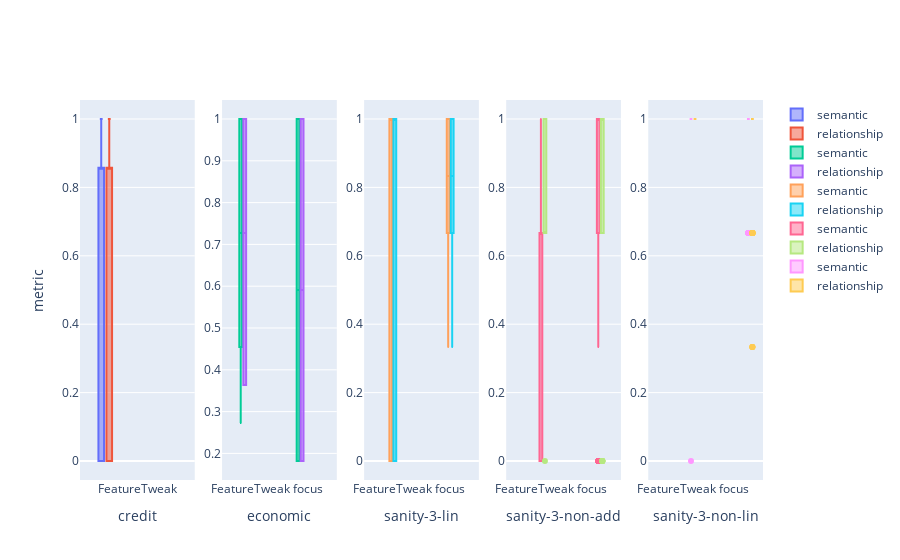

This figure's notebook cell:
### Markdown cell above
# Splitted Up According to Model

### Code cell
'''Only Forest Data'''
from plotly.subplots import make_subplots
import plotly.graph_objects as go
import plotly.graph_objects as go
import numpy as np
np.random.seed(1)
data= df[df['model']=='forest']
i=1
fig = make_subplots(rows=1, cols=len(np.unique(data['dataset'])))#fig = go.Figure()
for a in np.unique(data['dataset']):
    d= data[data['dataset']==a].sort_values('CF')
    fig.add_trace(go.Box(x=d["CF"], y=d["semantic"], name='semantic'),row=1, col=i )
    fig.add_trace(go.Box(x=d["CF"], y=d["correct_relationships"],name='relationship'),row=1, col=i )
    fig.update_xaxes(title_text=f"{a}", row=1, col=i)
    i=i+1
   

fig.update_layout(
    yaxis_title='metric',
    boxmode='group' # group together boxes of the different traces for each value of x
)

fig.show()

### Figure 1 — Plotly figure (JSON) as saved in the notebook; plotly's stock layout.template omitted (floating-point values rounded to 4 significant figures; data arrays with more than 128 entries replaced by an {"elided": "..."} marker saying what was removed)
{"data": [{"name": "semantic", "type": "box", "x": ["FeatureTweak", "FeatureTweak", "FeatureTweak", "FeatureTweak", "FeatureTweak", "FeatureTweak", "FeatureTweak", "FeatureTweak", "FeatureTweak", "FeatureTweak", "FeatureTweak", "FeatureTweak", "FeatureTweak", "FeatureTweak", "FeatureTweak", "FeatureTweak", "FeatureTweak", "FeatureTweak", "FeatureTweak", "FeatureTweak", "FeatureTweak", "FeatureTweak", "FeatureTweak", "FeatureTweak", "FeatureTweak", "FeatureTweak", "FeatureTweak", "FeatureTweak", "FeatureTweak", "FeatureTweak", "FeatureTweak", "FeatureTweak", "FeatureTweak"], "xaxis": "x", "y": [1, 0.8571, 0.8571, 0.8571, 0.8571, 0.8571, 0.8571, 0.8571, 0.8571, 0.8571, 0.8571, 0.8571, 0.8571, 0.8571, 0.8571, 0.8571, 0, 0, 1, 0, 0, 0, 0, 1, 1, 0, 0, 0, 1, 1, 0, 1, 0.8571], "yaxis": "y"}, {"name": "relationship", "type": "box", "x": ["FeatureTweak", "FeatureTweak", "FeatureTweak", "FeatureTweak", "FeatureTweak", "FeatureTweak", "FeatureTweak", "FeatureTweak", "FeatureTweak", "FeatureTweak", "FeatureTweak", "FeatureTweak", "FeatureTweak", "FeatureTweak", "FeatureTweak", "FeatureTweak", "FeatureTweak", "FeatureTweak", "FeatureTweak", "FeatureTweak", "FeatureTweak", "FeatureTweak", "FeatureTweak", "FeatureTweak", "FeatureTweak", "FeatureTweak", "FeatureTweak", "FeatureTweak", "FeatureTweak", "FeatureTweak", "FeatureTweak", "FeatureTweak", "FeatureTweak"], "xaxis": "x", "y": [1, 0.8571, 0.8571, 0.8571, 0.8571, 0.8571, 0.8571, 0.8571, 0.8571, 0.8571, 0.8571, 0.8571, 0.8571, 0.8571, 0.8571, 0.8571, 0.8571, 0, 1, 0, 0, 0, 1, 0, 0, 1, 1, 0, 0, 1, 1, 0, 0.8571], "yaxis": "y"}, {"name": "semantic", "type": "box", "x": ["FeatureTweak", "FeatureTweak", "FeatureTweak", "FeatureTweak", "FeatureTweak", "FeatureTweak", "FeatureTweak", "FeatureTweak", "FeatureTweak", "FeatureTweak", "FeatureTweak", "FeatureTweak", "FeatureTweak", "FeatureTweak", "FeatureTweak", "FeatureTweak", "FeatureTweak", "FeatureTweak", "FeatureTweak", "FeatureTweak", "FeatureTweak", "FeatureTweak", "FeatureTweak", "FeatureTweak", "FeatureTweak", "FeatureTweak", "FeatureTweak", "FeatureTweak", "FeatureTweak", "FeatureTweak", "FeatureTweak", "FeatureTweak", "focus", "focus"], "xaxis": "x2", "y": [1, 0.4545, 0.3636, 0.4545, 0.4545, 0.4545, 0.4545, 0.3636, 0.2727, 0.4545, 0.4545, 0.3636, 0.4545, 0.4545, 0.4545, 0.3636, 0.4545, 1, 1, 1, 1, 1, 1, 1, 1, 1, 1, 1, 1, 1, 1, 1, 1, 0.1818], "yaxis": "y2"}, {"name": "relationship", "type": "box", "x": ["FeatureTweak", "FeatureTweak", "FeatureTweak", "FeatureTweak", "FeatureTweak", "FeatureTweak", "FeatureTweak", "FeatureTweak", "FeatureTweak", "FeatureTweak", "FeatureTweak", "FeatureTweak", "FeatureTweak", "FeatureTweak", "FeatureTweak", "FeatureTweak", "FeatureTweak", "FeatureTweak", "FeatureTweak", "FeatureTweak", "FeatureTweak", "FeatureTweak", "FeatureTweak", "FeatureTweak", "FeatureTweak", "FeatureTweak", "FeatureTweak", "FeatureTweak", "FeatureTweak", "FeatureTweak", "FeatureTweak", "FeatureTweak", "focus", "focus"], "xaxis": "x2", "y": [1, 0.3636, 0.3636, 0.3636, 0.3636, 0.4545, 0.3636, 0.4545, 0.3636, 0.4545, 0.4545, 0.4545, 0.3636, 0.4545, 0.4545, 0.3636, 0.3636, 1, 1, 1, 1, 1, 1, 1, 1, 1, 1, 1, 1, 1, 1, 1, 1, 0.1818], "yaxis": "y2"}, {"name": "semantic", "type": "box", "x": {"elided": "159 str values"}, "xaxis": "x3", "y": {"elided": "159 float values"}, "yaxis": "y3"}, {"name": "relationship", "type": "box", "x": {"elided": "159 str values"}, "xaxis": "x3", "y": {"elided": "159 float values"}, "yaxis": "y3"}, {"name": "semantic", "type": "box", "x": ["FeatureTweak", "FeatureTweak", "FeatureTweak", "FeatureTweak", "FeatureTweak", "FeatureTweak", "FeatureTweak", "FeatureTweak", "FeatureTweak", "FeatureTweak", "FeatureTweak", "FeatureTweak", "focus", "focus", "focus", "focus", "focus", "focus", "focus", "focus", "focus", "focus", "focus", "focus", "focus", "focus", "focus", "focus", "focus", "focus", "focus", "focus", "focus", "focus", "focus", "focus", "focus", "focus", "focus", "focus", "focus", "focus", "focus", "focus", "focus", "focus", "focus", "focus", "focus", "focus", "focus", "focus", "focus", "focus", "focus", "focus", "focus", "focus", "focus", "focus", "focus", "focus", "focus", "focus", "focus", "focus", "focus", "focus", "focus", "focus", "focus", "focus", "focus", "focus", "focus", "focus", "focus", "focus", "focus", "focus", "focus", "focus", "focus", "focus", "focus", "focus", "focus", "focus", "focus", "focus", "focus", "focus", "focus", "focus", "focus", "focus", "focus", "focus", "focus", "focus", "focus", "focus", "focus", "focus", "focus", "focus", "focus", "focus", "focus", "focus", "focus", "focus"], "xaxis": "x4", "y": [0, 0.6667, 0.6667, 0.6667, 0.6667, 0.6667, 0.6667, 0, 0, 0, 1, 1, 1, 1, 0.6667, 1, 0.6667, 0.6667, 0.6667, 0.6667, 0.6667, 1, 1, 0.6667, 0.3333, 0.6667, 0.6667, 0.6667, 1, 0.6667, 0.6667, 0.6667, 0.6667, 1, 0.6667, 0.6667, 0.6667, 1, 1, 0.6667, 0.6667, 0.6667, 0.6667, 0.6667, 1, 0.6667, 1, 0.6667, 0.6667, 0.6667, 1, 0.6667, 1, 1, 1, 1, 0.6667, 0.6667, 0.6667, 0.6667, 1, 1, 0, 1, 0, 1, 1, 1, 1, 1, 0, 1, 1, 1, 1, 1, 1, 0, 1, 1, 1, 1, 1, 0, 1, 1, 1, 1, 0, 1, 1, 0.6667, 1, 1, 1, 1, 1, 1, 1, 1, 0, 1, 0, 1, 1, 1, 1, 1, 1, 1, 1, 0.6667], "yaxis": "y4"}, {"name": "relationship", "type": "box", "x": ["FeatureTweak", "FeatureTweak", "FeatureTweak", "FeatureTweak", "FeatureTweak", "FeatureTweak", "FeatureTweak", "FeatureTweak", "FeatureTweak", "FeatureTweak", "FeatureTweak", "FeatureTweak", "focus", "focus", "focus", "focus", "focus", "focus", "focus", "focus", "focus", "focus", "focus", "focus", "focus", "focus", "focus", "focus", "focus", "focus", "focus", "focus", "focus", "focus", "focus", "focus", "focus", "focus", "focus", "focus", "focus", "focus", "focus", "focus", "focus", "focus", "focus", "focus", "focus", "focus", "focus", "focus", "focus", "focus", "focus", "focus", "focus", "focus", "focus", "focus", "focus", "focus", "focus", "focus", "focus", "focus", "focus", "focus", "focus", "focus", "focus", "focus", "focus", "focus", "focus", "focus", "focus", "focus", "focus", "focus", "focus", "focus", "focus", "focus", "focus", "focus", "focus", "focus", "focus", "focus", "focus", "focus", "focus", "focus", "focus", "focus", "focus", "focus", "focus", "focus", "focus", "focus", "focus", "focus", "focus", "focus", "focus", "focus", "focus", "focus", "focus", "focus"], "xaxis": "x4", "y": [1, 0.6667, 0.6667, 0.6667, 0.6667, 0.6667, 0.6667, 0, 1, 1, 1, 1, 1, 1, 0.6667, 0.6667, 1, 0.6667, 0.6667, 1, 0.6667, 0.6667, 1, 1, 0.6667, 0.6667, 0.6667, 0.6667, 1, 1, 0.6667, 0.6667, 0.6667, 1, 1, 0.6667, 0.6667, 0.6667, 1, 0.6667, 1, 0.6667, 0.6667, 1, 0.6667, 0.6667, 0.6667, 1, 0.6667, 0.6667, 0.6667, 0.6667, 0.6667, 0.6667, 1, 1, 0.6667, 0.6667, 1, 0.6667, 1, 1, 1, 1, 1, 0, 1, 1, 1, 1, 1, 1, 0, 0, 1, 1, 1, 0, 1, 0, 1, 1, 1, 1, 1, 1, 1, 1, 1, 1, 1, 0.6667, 1, 1, 1, 1, 1, 1, 1, 1, 1, 1, 1, 1, 0, 1, 1, 1, 0, 1, 1, 1], "yaxis": "y4"}, {"name": "semantic", "type": "box", "x": ["FeatureTweak", "FeatureTweak", "FeatureTweak", "FeatureTweak", "FeatureTweak", "FeatureTweak", "FeatureTweak", "FeatureTweak", "FeatureTweak", "focus", "focus", "focus", "focus", "focus", "focus", "focus", "focus", "focus", "focus", "focus", "focus", "focus", "focus", "focus", "focus", "focus", "focus", "focus", "focus", "focus", "focus", "focus", "focus", "focus", "focus", "focus", "focus", "focus", "focus", "focus", "focus", "focus", "focus", "focus", "focus", "focus", "focus", "focus", "focus", "focus", "focus", "focus", "focus", "focus", "focus", "focus", "focus", "focus", "focus", "focus", "focus", "focus", "focus", "focus", "focus", "focus", "focus", "focus", "focus", "focus", "focus", "focus", "focus", "focus", "focus", "focus", "focus", "focus", "focus", "focus", "focus", "focus", "focus", "focus", "focus", "focus", "focus", "focus", "focus", "focus", "focus", "focus", "focus", "focus", "focus", "focus", "focus", "focus", "focus", "focus", "focus", "focus", "focus", "focus", "focus", "focus", "focus", "focus", "focus"], "xaxis": "x5", "y": [1, 1, 1, 1, 0, 1, 1, 1, 1, 0.6667, 1, 0.6667, 1, 1, 0.6667, 1, 1, 1, 1, 0.6667, 0.6667, 1, 0.6667, 1, 1, 0.6667, 1, 1, 1, 1, 1, 1, 1, 1, 1, 1, 1, 1, 1, 0.6667, 0.6667, 1, 1, 1, 0.6667, 1, 1, 0.6667, 1, 0.6667, 1, 1, 1, 0.6667, 0.6667, 1, 1, 1, 1, 1, 1, 1, 1, 1, 1, 1, 1, 1, 1, 1, 1, 1, 1, 1, 1, 1, 1, 1, 1, 1, 1, 1, 1, 1, 1, 1, 1, 1, 1, 1, 1, 1, 1, 1, 1, 1, 1, 1, 1, 1, 1, 1, 1, 1, 1, 1, 1, 1, 1], "yaxis": "y5"}, {"name": "relationship", "type": "box", "x": ["FeatureTweak", "FeatureTweak", "FeatureTweak", "FeatureTweak", "FeatureTweak", "FeatureTweak", "FeatureTweak", "FeatureTweak", "FeatureTweak", "focus", "focus", "focus", "focus", "focus", "focus", "focus", "focus", "focus", "focus", "focus", "focus", "focus", "focus", "focus", "focus", "focus", "focus", "focus", "focus", "focus", "focus", "focus", "focus", "focus", "focus", "focus", "focus", "focus", "focus", "focus", "focus", "focus", "focus", "focus", "focus", "focus", "focus", "focus", "focus", "focus", "focus", "focus", "focus", "focus", "focus", "focus", "focus", "focus", "focus", "focus", "focus", "focus", "focus", "focus", "focus", "focus", "focus", "focus", "focus", "focus", "focus", "focus", "focus", "focus", "focus", "focus", "focus", "focus", "focus", "focus", "focus", "focus", "focus", "focus", "focus", "focus", "focus", "focus", "focus", "focus", "focus", "focus", "focus", "focus", "focus", "focus", "focus", "focus", "focus", "focus", "focus", "focus", "focus", "focus", "focus", "focus", "focus", "focus", "focus"], "xaxis": "x5", "y": [1, 1, 1, 1, 1, 1, 1, 1, 1, 1, 0.3333, 0.6667, 1, 0.6667, 1, 1, 1, 0.3333, 1, 1, 1, 0.6667, 1, 1, 0.6667, 0.6667, 1, 1, 1, 0.6667, 1, 0.3333, 1, 0.6667, 0.6667, 1, 0.6667, 0.6667, 0.6667, 1, 1, 1, 1, 0.6667, 0.6667, 1, 1, 1, 1, 1, 1, 0.6667, 1, 0.3333, 1, 1, 0.6667, 1, 1, 1, 1, 1, 1, 1, 1, 1, 1, 1, 1, 1, 1, 1, 1, 1, 1, 1, 1, 1, 1, 1, 1, 1, 1, 1, 1, 1, 0.6667, 1, 1, 1, 1, 1, 1, 1, 1, 1, 1, 1, 1, 1, 1, 1, 1, 1, 1, 1, 1, 1, 0.6667], "yaxis": "y5"}], "layout": {"boxmode": "group", "xaxis": {"anchor": "y", "domain": [0, 0.168], "title": {"text": "credit"}}, "xaxis2": {"anchor": "y2", "domain": [0.208, 0.376], "title": {"text": "economic"}}, "xaxis3": {"anchor": "y3", "domain": [0.416, 0.584], "title": {"text": "sanity-3-lin"}}, "xaxis4": {"anchor": "y4", "domain": [0.624, 0.792], "title": {"text": "sanity-3-non-add"}}, "xaxis5": {"anchor": "y5", "domain": [0.832, 1], "title": {"text": "sanity-3-non-lin"}}, "yaxis": {"anchor": "x", "domain": [0, 1], "title": {"text": "metric"}}, "yaxis2": {"anchor": "x2", "domain": [0, 1]}, "yaxis3": {"anchor": "x3", "domain": [0, 1]}, "yaxis4": {"anchor": "x4", "domain": [0, 1]}, "yaxis5": {"anchor": "x5", "domain": [0, 1]}}}
